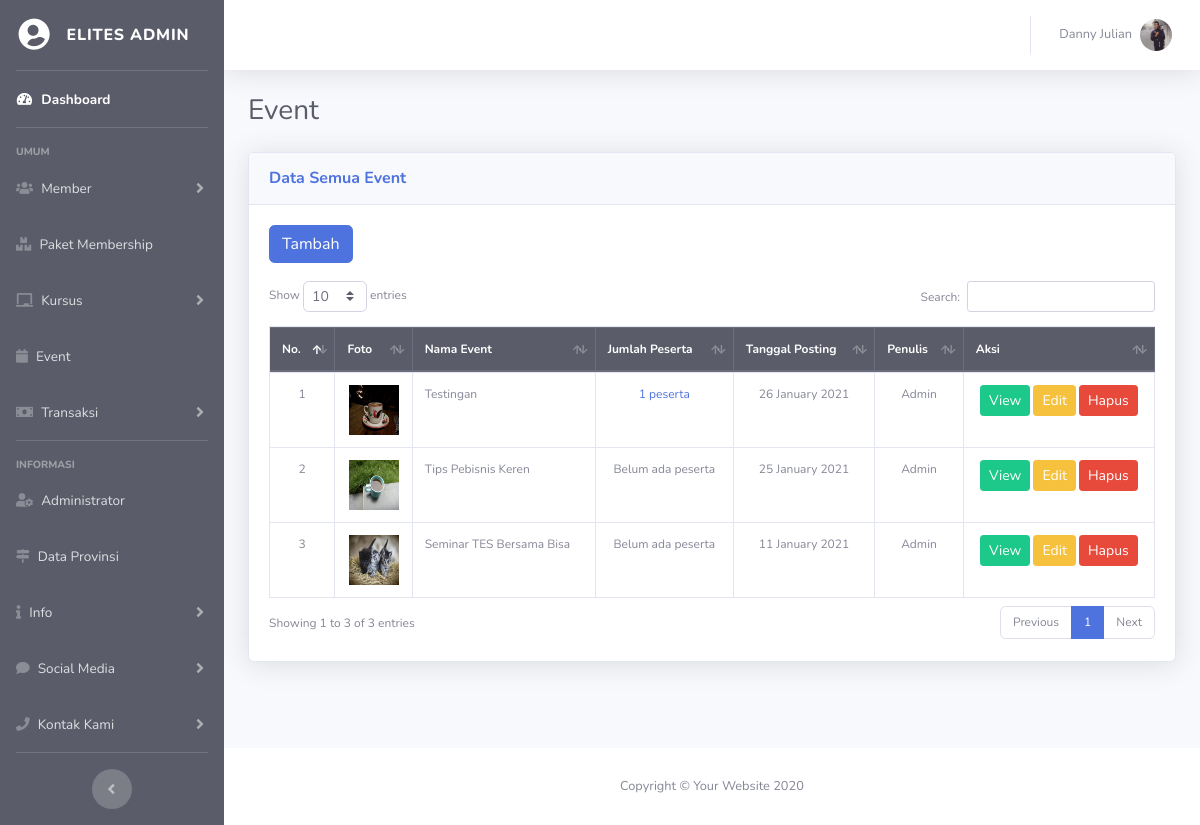
The page /elit-admin/index.php?hal=event-data (signed in) on the database its author committed.
### tables this page shows
CREATE TABLE `user` (
  `id_user` int(11) NOT NULL,
  `nama_user` varchar(50) NOT NULL,
  `alamat` text NOT NULL,
  `tgl_lahir` date NOT NULL,
  `jenis_kelamin` varchar(15) NOT NULL,
  `no_hp` varchar(15) NOT NULL,
  `email` varchar(50) NOT NULL,
  `password` varchar(15) NOT NULL,
  `foto` varchar(100) NOT NULL,
  `hak_akses` varchar(15) NOT NULL,
  `status` varchar(15) NOT NULL,
  `setuju` varchar(5) NOT NULL
);

CREATE TABLE `event` (
  `id_event` int(11) NOT NULL,
  `nama_event` varchar(50) NOT NULL,
  `tanggal_post` date NOT NULL,
  `deskripsi` text NOT NULL,
  `foto_event` varchar(100) NOT NULL,
  `id_user` int(11) NOT NULL,
  `lokasi` text NOT NULL,
  `venue` varchar(50) NOT NULL,
  `waktu` datetime NOT NULL,
  `harga_event` double NOT NULL,
  `kuota` int(11) NOT NULL,
  `keterangan` varchar(25) NOT NULL
);

### elit-admin/fungsi/fungsian.php (called while the page is built, shortened)
<?php
    function loncengNotif($a)
    {
        if ($a==0)
        {
            $isi = "";
        }
        return $isi;
    }
?>

### fungsional/data/isiData.php (called while the page is built, shortened)
<?php
    class isiData extends konfigurasi
    {
        public function perulanganData($q)
        {
            while ($a = mysqli_fetch_array($q))
            {
                $isi[]=$a;
            }
            return $isi;
        }
        public function hitungData($q)
        {
            $hitung = mysqli_num_rows($q);
            return $hitung;
        }
        public function eksekusiSQL($sqlnya)
        {
            $sambungannya=parent::sambungkan();
            $que = mysqli_query($sambungannya, $sqlnya);
            return $que;
        }
        public function tampilId($nama_tabel, $id, $val)
        {
            $sql = "SELECT *FROM $nama_tabel WHERE $id = '$val'";
            $que = $this->eksekusiSQL($sql);
            $kondisi = $this->perulanganData($que);
            return $kondisi;
        }
    }
?>

### elit-admin/fungsi/akun.php (called while the page is built, shortened)
<?php
    if (!empty($admin))
    {
        $tampil = $isi->tampilId("user", "id_user", "$admin");
        foreach ($tampil as $key)
        {
            $namauser = $key['nama_user'];
            $foto     = $key['foto'];
            if ($foto=='Kosong')
            {
                $gambarLogin = "../img/nofoto.png";
            }
            else
            {
                $gambarLogin="../foto/$foto";
            }
        }
    }
?>

### elit-admin/halaman/event-data.php (the view)
<div class="container-fluid">
    <div class="d-sm-flex align-items-center justify-content-between mb-4">
        <h1 class="h3 mb-0 text-gray-800">Event</h1>
    </div>
    <div class="row">
        <div class="col-xl-12">
            <div class="card shadow mb-4">
                <div class="card-header py-3 d-flex flex-row align-items-center justify-content-between">
                    <h6 class="m-0 font-weight-bold text-primary">Data Semua Event</h6>
                </div>
                <div class="card-body">
                   <a class='btn btn-primary' href='?hal=event-tambah'>Tambah</a>
                   <br><br>
                    <?php
                       $perintah = $isi->eksekusiSQl("SELECT *FROM event
                                       INNER JOIN
                                       user ON user.id_user = event.id_user
                                       ORDER BY event.id_event DESC");
                       $hitung   = $isi->hitungData($perintah);
                       if ($hitung==0)
                       {
                           pesanKosong();
                       }
                       else
                       {
                          echo
                          "
                          <div class='table-responsive table-hover'>
                               <table class='table table-bordered' id='dataTable' width='100%' cellspacing='0'>
                                   <thead class='thead-dark'>
                                       <tr>
                                           <th>No.</th>
                                           <th>Foto</th>
                                           <th>Nama Event</th>
                                           <th>Jumlah Peserta</th>
                                           <th>Tanggal Posting</th>
                                           <th>Penulis</th>
                                           <th>Aksi</th>
                                       </tr>
                                   </thead>
                                   <tbody class='table-striped'>
                           ";
                           $no=1;
                           foreach($perintah as $a)
                           {
                               $nama = $a['nama_event'];
                               $foto = $a['foto_event'];
                               $tgl  = $a['tanggal_post'];
                               $autor= $a['nama_user'];
                               $idev = $a['id_event'];
                               $tanggal = date('d F Y', strtotime($tgl));
                               if ($foto=="Kosong")
                               {
                                   $gambar = "<img src='../img/nofoto.png' width='50' height='50'>";
                               }
                               else
                               {
                                   $tujuan = "../foto/event/$foto";
                                   $gambar =
                                   "   <a data-fancybox='$nama' href='$tujuan' data-caption='$nama'>
                                           <img src='$tujuan' width='50' height='50'>
                                       </a>
                                   ";
                               }
                               $daftarE = $isi->eksekusiSQL("SELECT *FROM event_daftar WHERE id_event='$idev'");
                               $hitungE = $isi->hitungData($daftarE);
                               if ($hitungE==0)
                               {
                                   $ikutEvent = "Belum ada peserta";
                               }
                               else
                               {
                                   $ikutEvent =
                                   "
                                   <a href='?hal=event-daftar&idven=$idev'>$hitungE peserta</a>
                                   ";
                               }
                               echo
                               "
                                       <tr>
                                           <td align='center'>$no</td>
                                           <td>
                                               <center>
                                                   $gambar
                                               </center>
                                           </td>
                                           <td>$nama</td>
                                           <td>
                                               <center>
                                                   $ikutEvent
                                               </center>
                                           </td>
                                           <td align='center'>$tanggal</td>
                                           <td align='center'>$autor</td>
                                           <td>
                                               <center>
                                                   <a class='btn btn-success btn-sm' target='_blank' href='../index.php?hal=preview&view=$idev&target=event'>View</a>
                                                   <a class='btn btn-warning btn-sm' href='?hal=event-edit&ide=$idev&mau=edit&f=$foto'>Edit</a>
                                                   <a class='btn btn-danger btn-sm' onclick='return hapus()' href='?hal=event-respon&ide=$idev&mau=hapus'>Hapus</a>
                                               </center>
                                           </td>
                                       </tr>
                               ";
                               $no++;
                           }
                           echo
                           "
                                   </tbody>
                               </table>
                           </div>
                          ";
                       }
                   ?>
                </div>
            </div>
        </div>
    </div>
</div>

### elit-admin/fungsi/menu-atas.php (shortened to what this page needs)
<nav class="navbar navbar-expand navbar-light bg-white topbar mb-4 static-top shadow">
<ul class="navbar-nav ml-auto">
  <li class="nav-item dropdown no-arrow">
    <a class="nav-link dropdown-toggle" href="#" id="userDropdown" role="button" data-toggle="dropdown" aria-haspopup="true" aria-expanded="false">
      <span class="mr-2 d-none d-lg-inline text-gray-600 small"><?php echo $namauser; ?></span>
      <img class="img-profile rounded-circle" src="<?php echo $gambarLogin; ?>">
    </a>
  </li>
</ul>
</nav>

### elit-admin/css/danny-admin.css (style rules this page uses)
.container-fluid { font-size: 12px; }
table { font-size: 12px; }

### rows shown on the page
user: nama_user "Danny Julian", foto (picture)
event: foto_event (picture), nama_event "Testingan", hitungE "1", tanggal_post "26 January 2021", id_user.nama_user "Admin"
event: foto_event (picture), nama_event "Tips Pebisnis Keren", ikutEvent "Belum ada peserta", tanggal_post "25 January 2021", id_user.nama_user "Admin"
event: foto_event (picture), nama_event "Seminar TES Bersama Bisa", ikutEvent "Belum ada peserta", tanggal_post "11 January 2021", id_user.nama_user "Admin"
